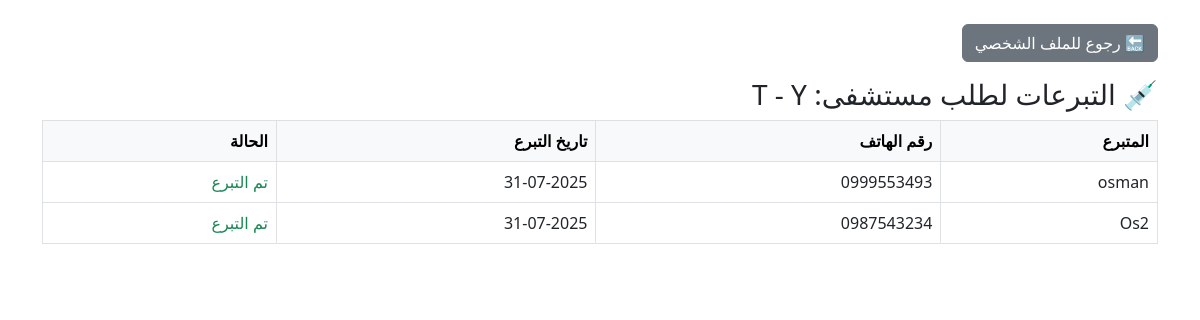
The page /request_donations.php?request_id=9 (signed in) on the database its author committed.
### tables this page shows
CREATE TABLE `blood_requests` (
  `id` int(11) NOT NULL,
  `hospital_name` varchar(100) DEFAULT NULL,
  `city` varchar(100) DEFAULT NULL,
  `blood_type` varchar(5) DEFAULT NULL,
  `bags` int(11) DEFAULT NULL,
  `contact_number` varchar(15) DEFAULT NULL,
  `notes` text DEFAULT NULL,
  `urgency` varchar(255) NOT NULL,
  `request_date` timestamp NULL DEFAULT current_timestamp(),
  `Create_by` varchar(255) NOT NULL DEFAULT 'Anamosa '
);

CREATE TABLE `donations` (
  `id` int(11) NOT NULL,
  `user_id` int(11) NOT NULL,
  `request_id` int(11) NOT NULL,
  `donated_at` datetime DEFAULT current_timestamp(),
  `status` enum('pending','confirmed','completed') DEFAULT 'pending'
);

CREATE TABLE `users` (
  `id` int(11) NOT NULL,
  `name` varchar(100) NOT NULL,
  `email` varchar(100) DEFAULT NULL,
  `phone` varchar(20) DEFAULT NULL,
  `password` varchar(255) NOT NULL,
  `city` varchar(100) DEFAULT NULL,
  `blood_type` varchar(5) DEFAULT NULL,
  `last_donation_date` date DEFAULT NULL,
  `points` int(11) DEFAULT 0,
  `created_at` timestamp NULL DEFAULT current_timestamp(),
  `latitude` varchar(50) DEFAULT NULL,
  `longitude` varchar(50) DEFAULT NULL
);

### request_donations.php (the view, shortened to what this page needs)
<?php
require_once '../../Core/db.php';
$request_id = intval($_GET['request_id']);
$stmt = $conn->prepare("
    SELECT hospital_name, city, urgency
    FROM blood_requests
    WHERE id = ? AND create_by = ?
");
$stmt->bind_param("ii", $request_id, $_SESSION['user_id']);
$stmt->execute();
$result = $stmt->get_result();
$request = $result->fetch_assoc();
$donations = [];
$stmt = $conn->prepare("
    SELECT d.id, u.name, u.phone, d.donated_at, d.status
    FROM donations d
    JOIN users u ON d.user_id = u.id
    WHERE d.request_id = ?
    ORDER BY d.donated_at DESC
");
$stmt->bind_param("i", $request_id);
$stmt->execute();
$result = $stmt->get_result();
while ($row = $result->fetch_assoc()) {
    $donations[] = $row;
}
?>
<!DOCTYPE html>
<html lang="ar" dir="rtl">
<head>
  <link href="https://cdn.jsdelivr.net/npm/bootstrap@5.3.0/dist/css/bootstrap.rtl.min.css" rel="stylesheet">
</head>
<body class="container py-4">
  <a href="profile.php" class="btn btn-secondary mb-3">🔙 رجوع للملف الشخصي</a>
  <h3>💉 التبرعات لطلب مستشفى: <?= htmlspecialchars($request['hospital_name']) ?> - <?= htmlspecialchars($request['city']) ?></h3>
  <?php if (empty($donations)): ?>
    <p>🚫 لا توجد تبرعات مسجلة لهذا الطلب بعد.</p>
  <?php else: ?>
    <table class="table table-bordered">
      <thead class="table-light">
        <tr>
          <th>المتبرع</th>
          <th>رقم الهاتف</th>
          <th>تاريخ التبرع</th>
          <th>الحالة</th>
        </tr>
      </thead>
      <tbody>
        <?php foreach ($donations as $don): ?>
<tr>
  <td><?= htmlspecialchars($don['name']) ?></td>
  <td><?= htmlspecialchars($don['phone']) ?></td>
  <td><?= date('d-m-Y', strtotime($don['donated_at'])) ?></td>
  <td>
    <?php if ($don['status'] == 'completed'): ?>
      <span class="text-success">تم التبرع</span>
    <?php endif; ?>
  </td>
</tr>
<?php endforeach; ?>
      </tbody>
    </table>
  <?php endif; ?>
</body>
</html>

### rows shown on the page
blood_requests: hospital_name "T", city "Y"
donations: user.name "osman", user.phone "0999553493", donated_at "31-07-2025", status "تم التبرع"
donations: user.name "Os2", user.phone "0987543234", donated_at "31-07-2025", status "تم التبرع"
